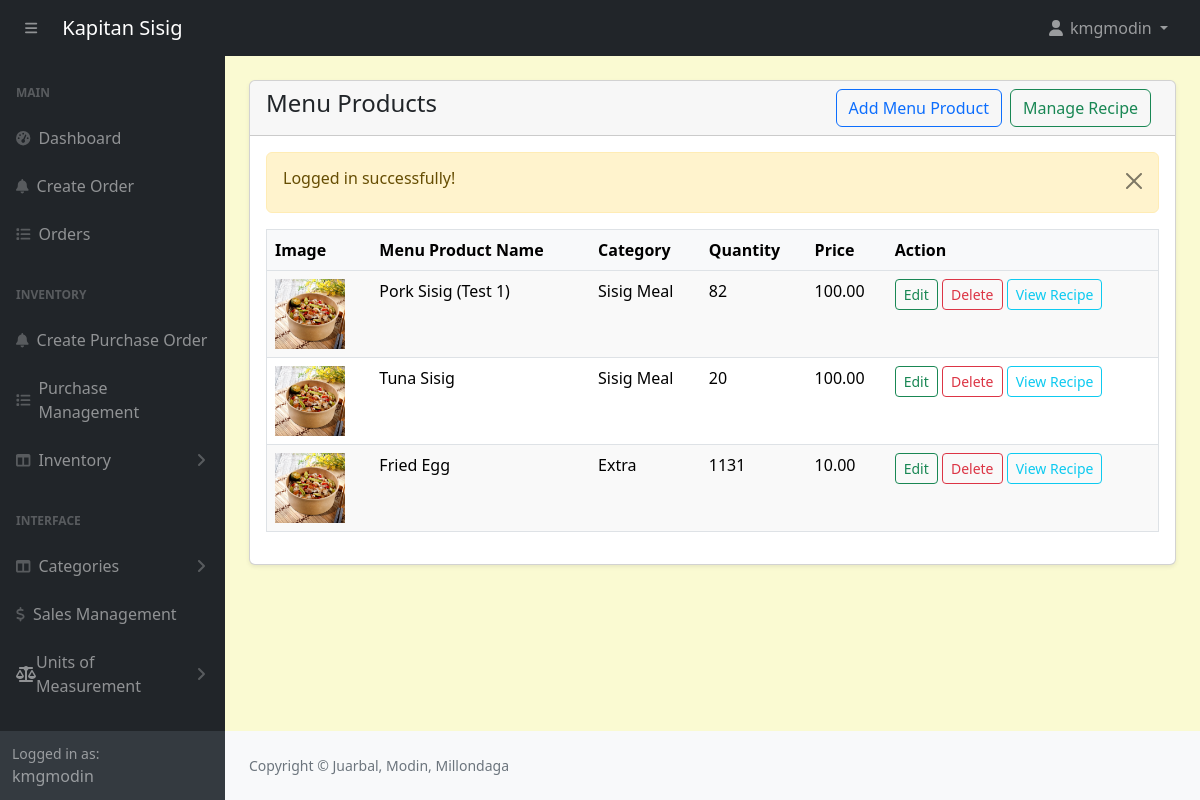
The page /admin/products.php (signed in) on the database as committed earlier.
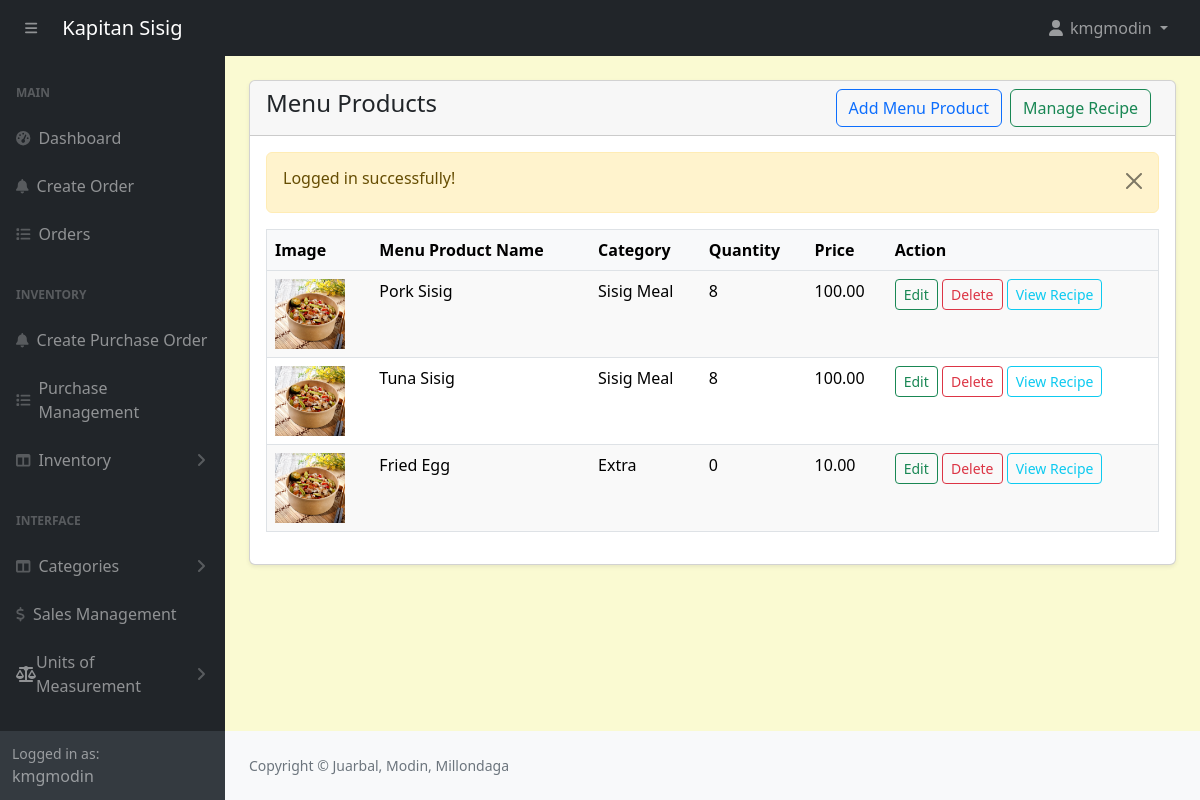
The same page on the database as committed later.
### tables this page shows
CREATE TABLE `products` (
  `id` int(11) NOT NULL,
  `category_id` int(11) NOT NULL,
  `productname` varchar(191) NOT NULL,
  `description` varchar(191) NOT NULL,
  `price` decimal(10,2) NOT NULL,
  `image` varchar(255) NOT NULL,
  `created_at` date NOT NULL DEFAULT current_timestamp(),
  `quantity` int(11) NOT NULL
);

CREATE TABLE `categories` (
  `id` int(11) NOT NULL,
  `name` varchar(191) NOT NULL,
  `status` tinyint(4) NOT NULL DEFAULT 0
);

### admin/products.php (the view, shortened to what this page needs)
<?php include('includes/header.php'); ?>
<div class="container-fluid px-4 pb-4">
    <div class="card mt-4 shadow-sm">
        <div class="card-header">
            <h4 class="mb-0">Menu Products
                <a href="recipe-add.php" class="btn btn-outline-success float-end me-2">Manage Recipe</a>
                <?php if ($_SESSION['loggedInUser']['position'] == 1): ?>
                <a href="products-create.php" class="btn btn-outline-primary float-end me-2">Add Menu Product</a>
                <?php endif; ?>
            </h4>
        </div>
        <div class="card-body">
            <?php alertMessage(); ?>
            <?php
                $products = getAll('products');
                if (!$products) {
                    echo '<h4>Something went wrong.</h4>';
                } elseif (mysqli_num_rows($products) > 0) {
            ?>
            <div class="table-responsive">
                <table class="table" style="width: 100%; margin-bottom: 1rem; color: #000; border: 1px solid #dee2e6;">
                    <thead>
                        <tr style="background-color: #f8f9fa; color: #000;">
                            <th>Image</th>
                            <th>Menu Product Name</th>
                            <th>Category</th>
                            <th>Quantity</th>
                            <th>Price</th>
                            <th>Action</th>
                        </tr>
                    </thead>
                    <tbody>
                        <?php
                        $i = 0;
                        while ($productItem = mysqli_fetch_assoc($products)) :
                            $i++;
                            $productId = $productItem['id'];
                            $categoryId = $productItem['category_id'];
                            $categoryQuery = "SELECT name FROM categories WHERE id = '$categoryId'";
                            $categoryResult = mysqli_query($conn, $categoryQuery);
                            $categoryName = $categoryResult && mysqli_num_rows($categoryResult) > 0
                                            ? htmlspecialchars(mysqli_fetch_assoc($categoryResult)['name'])
                                            : "Unknown Category";
                            $recipeIngredientsQuery = "
                                SELECT ri.ingredient_id, ri.quantity AS recipe_quantity, i.quantity AS available_quantity, i.name AS ingredient_name
                                FROM recipe_ingredients ri
                                JOIN ingredients i ON ri.ingredient_id = i.id
                                WHERE ri.recipe_id = (SELECT id FROM recipes WHERE product_id = '$productId')
                            ";
                            $recipeIngredientsResult = mysqli_query($conn, $recipeIngredientsQuery);
                            $minServings = PHP_INT_MAX;
                            while ($ingredient = mysqli_fetch_assoc($recipeIngredientsResult)) {
                                $requiredQuantity = $ingredient['recipe_quantity'];
                                $availableQuantity = $ingredient['available_quantity'];
                                $possibleServings = floor($availableQuantity / $requiredQuantity);
                                if ($possibleServings < $minServings) {
                                    $minServings = $possibleServings;
                                }
                            }
                            $updateProductQuery = "
                                UPDATE products
                                SET quantity = '$minServings'
                                WHERE id = '$productId'
                            ";
                            mysqli_query($conn, $updateProductQuery);
                        ?>
                        <tr style="background-color: <?= $i % 2 == 0 ? '#fff' : '#f9f9f9'; ?>; border: 1px solid #dee2e6;">
                            <td><img src="../<?= htmlspecialchars($productItem['image']); ?>" style="width:70px;height:70px;" alt="product image" /></td>
                            <td><?= htmlspecialchars($productItem['productname']) ?></td>
                            <td><?= $categoryName ?></td>
                            <td><?= $minServings ?></td>
                            <td><?= htmlspecialchars($productItem['price']) ?></td>
                            <td>
                                <a href="products-edit.php?id=<?= $productItem['id'];?>" class="btn btn-outline-success btn-sm">Edit</a>
                                <a
                                    href="products-delete.php?id=<?= $productItem['id'];?>"
                                    class="btn btn-outline-danger btn-sm"
                                    onclick="return confirm('Are you sure you want to delete this product?')">
                                    Delete
                                </a>
                                <a
                                    href="recipe-view.php?id=<?= $productItem['id'];?>"
                                    class="btn btn-outline-info btn-sm">
                                    View Recipe
                                </a>
                            </td>
                        </tr>
                        <?php endwhile; ?>
                    </tbody>
                </table>
            </div>
            <?php
                } else {
                    echo '<h4 class="mb-0">No record found.</h4>';
                }
            ?>
        </div>
    </div>
</div>
<?php include('includes/footer.php'); ?>

### admin/includes/header.php (shortened to what this page needs)
<?php
require '../config/function.php';
?>
<!DOCTYPE html>
<html lang="en">
    <head>
        <link href="assets/css/styles.css" rel="stylesheet" />
        <link rel="stylesheet" href="//cdn.jsdelivr.net/npm/alertifyjs@1.14.0/build/css/themes/default.min.css"/>
        <link rel="stylesheet" href="//cdn.jsdelivr.net/npm/alertifyjs@1.14.0/build/css/alertify.min.css"/>
        <link href="https://cdn.jsdelivr.net/npm/select2@4.1.0-rc.0/dist/css/select2.min.css" rel="stylesheet" />
        <link rel="stylesheet" href="assets/css/custom.css">
    </head>
    <body class="sb-nav-fixed">
    <?php include('navbar.php'); ?>
      <div id="layoutSidenav">
        <?php include('sidebar.php'); ?>
          <div id="layoutSidenav_content">
            <main>

### admin/includes/navbar.php (shortened to what this page needs)
<nav class="sb-topnav navbar navbar-expand navbar-dark bg-dark">
            <button class="btn btn-link btn-sm order-1 order-lg-0 me-4 me-lg-0" id="sidebarToggle" href="#!"><i class="fas fa-bars ps-3"></i></button>
            <a class="navbar-brand ps-3" href="index.html">Kapitan Sisig</a>
            <ul class="navbar-nav ms-auto ms-md-0 me-3 me-lg-4">
                <li class="nav-item dropdown">
                    <a class="nav-link dropdown-toggle" id="navbarDropdown" href="#" role="button" data-bs-toggle="dropdown" aria-expanded="false">
                        <i class="fas fa-user fa-fw"></i>
                        <?= $_SESSION['loggedInUser']['username']; ?>
                    </a>
                </li>
            </ul>
        </nav>

### admin/includes/sidebar.php (shortened to what this page needs)
<div id="layoutSidenav_nav">
    <nav class="sb-sidenav accordion sb-sidenav-dark" id="sidenavAccordion">
        <div class="sb-sidenav-menu">
            <div class="nav">
                <div class="sb-sidenav-menu-heading">Main</div>
                <a class="nav-link" href="index.php">
                    <div class="sb-nav-link-icon"><i class="fas fa-tachometer-alt"></i></div>
                    Dashboard
                </a>
                <a class="nav-link" href="order-create.php">
                    <div class="sb-nav-link-icon"><i class="fas fa-bell"></i></div>
                    Create Order
                </a>
                <a class="nav-link" href="orders.php">
                    <div class="sb-nav-link-icon"><i class="fas fa-list"></i></div>
                    Orders
                </a>
                <div class="sb-sidenav-menu-heading">Inventory</div>
                <?php if ($_SESSION['loggedInUser']['position'] == 1): ?>
                    <a class="nav-link" href="purchase-order-select-supplier.php">
                        <div class="sb-nav-link-icon"><i class="fas fa-bell"></i></div>
                        Create Purchase Order
                    </a>
                    <a class="nav-link" href="purchase-orders.php">
                        <div class="sb-nav-link-icon"><i class="fas fa-list"></i></div>
                        Purchase Management
                    </a>
                <?php endif; ?>
                <a class="nav-link collapsed" href="#" data-bs-toggle="collapse" data-bs-target="#collapseInventory" aria-expanded="false" aria-controls="collapseInventory">
                    <div class="sb-nav-link-icon"><i class="fas fa-columns"></i></div>
                    Inventory
                    <div class="sb-sidenav-collapse-arrow"><i class="fas fa-angle-down"></i></div>
                </a>
                <div class="sb-sidenav-menu-heading">Interface</div>
                <?php if ($_SESSION['loggedInUser']['position'] == 1): ?>
                <a class="nav-link collapsed" href="#" data-bs-toggle="collapse" data-bs-target="#collapseCategory" aria-expanded="false" aria-controls="collapseCategory">
                    <div class="sb-nav-link-icon"><i class="fas fa-columns"></i></div>
                    Categories
                    <div class="sb-sidenav-collapse-arrow"><i class="fas fa-angle-down"></i></div>
                </a>
                <?php endif; ?>
                <a class="nav-link" href="sales.php">
                    <div class="sb-nav-link-icon"><i class="fas fa-dollar-sign"></i></div>
                    Sales Management
                </a>
                <li class="nav-item">
                    <a class="nav-link collapsed" href="#" data-bs-toggle="collapse" data-bs-target="#collapseUnits" aria-expanded="false" aria-controls="collapseUnits">
                        <i class="fas fa-balance-scale"></i>
                        <span>Units of Measurement</span>
                        <div class="sb-sidenav-collapse-arrow"><i class="fas fa-angle-down"></i></div>
                    </a>
                </li>
                <?php if ($_SESSION['loggedInUser']['position'] == 1): ?>
                    <div class="sb-sidenav-menu-heading">Manage Staff</div>
                <?php endif; ?>
            </div>
        </div>
        <div class="sb-sidenav-footer">
            <div class="small">Logged in as:</div>
            <?= $_SESSION['loggedInUser']['username']; ?>
        </div>
    </nav>
</div>

### config/function.php (shortened to what this page needs)
<?php
require 'dbcon.php';
function validate($inputData){
    global $conn;
    $validatedData = mysqli_real_escape_string($conn, $inputData);
    return trim($validatedData);
}
function alertMessage(){
    if (isset($_SESSION['message'])) {
        echo '<div class="alert alert-warning alert-dismissible fade show" role="alert">
            <h6>'.htmlspecialchars($_SESSION['message']).'</h6>
            <button type="button" class="btn-close" data-bs-dismiss="alert" aria-label="Close"></button>
          </div>';
    }
}
function getAll($tableName, $status = NULL){
    global $conn;
    $table = validate($tableName);
    $status = validate($status);
    $query = ($status == 'status') ? "SELECT * FROM $table WHERE $status = '0'" : "SELECT * FROM $table";
    return mysqli_query($conn, $query);
}
?>

### admin/includes/footer.php (shortened to what this page needs)
</main>
                <footer class="py-4 bg-light mt-auto">
                    <div class="container-fluid px-4">
                        <div class="d-flex align-items-center justify-content-between small">
                            <div class="text-muted">Copyright &copy; Juarbal, Modin, Millondaga</div>
                        </div>
                    </div>
                </footer>
            </div>
        </div>
    </body>
</html>

### admin/assets/css/custom.css (style rules this page uses)
body { margin: 0; font-family: system-ui, -apple-system, "Segoe UI", Roboto, "Helvetica Neue", "Noto Sans", "Liberation Sans", Arial, sans-serif; font-size: 1rem; font-weight: 400; line-height: 1.5; color: #212529; text-align: left; background-color: #FAFAD2; -webkit-text-size-adjust: 100%; -webkit-tap-highlight-color: rgba(0, 0, 0, 0); }

Rows that differ between the two databases and show on the page:
changed products: productname "Pork Sisig (Test 1)" → "Pork Sisig"; minServings "82" → "8"
changed products "Tuna Sisig": minServings "20" → "8"
changed products "Fried Egg": minServings "1131" → "0"
